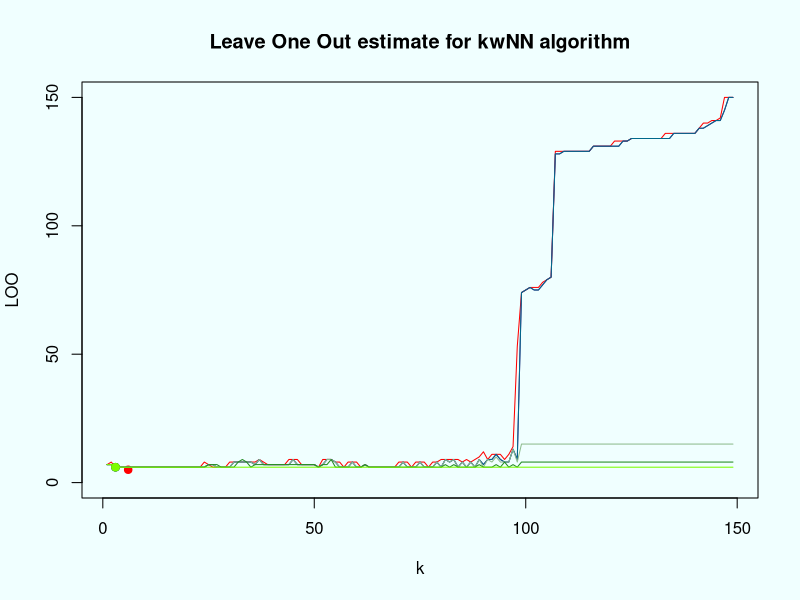

R code for this plot:
args <- commandArgs(trailingOnly = T)

euclid_distance = function(x, y){
  sqrt(sum((x-y)^2))
}

dist_sort = function(dat, point, dist_func = euclid_distance){
      l <- dim(dat)[1]
      n <- dim(dat)[2] - 1

      distances <- matrix(NA, l, 1)

      for (i in 1:l){
          distances[i, ] <- dist_func(dat[i, 1:n], point)
      }

      ##  Сортируем
      orderedDat <- dat[order(distances[, 1]), ]

      return (orderedDat);
  }


  ##  Применяем метод kNN
  kNN <- function(dat, point, k = 1, dist_func = euclid_distance)
  {
      ##  Сортируем выборку согласно классифицируемого объекта
      orderedDat <- dist_sort(dat, point, dist_func)
      n <- dim(orderedDat)[2] - 1

      ##  Получаем классы первых k соседей
      classes <- orderedDat[1:k, n + 1]

      ##  Составляем таблицу встречаемости каждого класса
      counts <- table(classes)

      ##  Находим класс, который доминирует среди первых k соседей
      class <- names(which.max(counts))

      return (class)
  }


  kwNN <- function(dat, point, k = 1, dist_func = euclid_distance)
  {

      orderedDat <- dist_sort(dat, point, dist_func)
      n <- dim(orderedDat)[2] - 1

      w <- exp((-1:-k)/dim(orderedDat)[1])

      classes = rep(0, length(levels(orderedDat[, n+1])))
      for(i in 1:k){
          classes[orderedDat[i, n+1]] = classes[orderedDat[i, n+1]] + w[i]
      }

      class <- levels(orderedDat[, n+1])[which.max(classes)]


      return (class)
  }

LOO <- function(dat, func, maxK = 1, l = 2){
    indexses = sample(1:150, l, replace = F)
    rat = rep(0, maxK)
    selection = dat[indexses,]
    sel_dim = dim(selection)[2] - 1

    for(i in 1:l){
        new_selection = selection[-i,]
        point = selection[i,]

        for(k in 1:maxK){
            class = func(
              new_selection,
              point[1:sel_dim],
              k=k
            )
            if(point[1, sel_dim+1] != class){
                rat[k] = rat[k] + 1
            }
        }
    }
    return (list(rating=rat, selection=selection))
}

fast_kwnn_LOO <- function(selection, q=0.9){
    l = dim(selection)[1]
    rat = rep(0, l-1)
    w <- rep(0, l)
    for(i in 1:l){
      w[i] = q^i
    }

    for(i in 1:l){
        dat = selection[-i,]
        point = selection[i,]

        n <- dim(dat)[2] - 1
        orderedDat <- dist_sort(dat, point[1:n], euclid_distance)
        classes = rep(0, length(levels(orderedDat[, n+1])))

        for(k in 1:(l-1)){
            classes[orderedDat[k, n+1]] = classes[orderedDat[k, n+1]] + w[k]
            class <- levels(orderedDat[, n+1])[which.max(classes)]
            if(point[1, n+1] != class){
                rat[k] = rat[k] + 1
            }
        }
    }
    return (list(rating=rat, selection=selection))
}
####################################
.random_1NN <- function(){
    #1NN calc
    #paint iris
    png(paste0("1NN_plot", ".png"))
    plot(iris[, c(1,4)],
         pch = 21,
         bg = colors[iris$Species],
         col = colors[iris$Species],
         asp = T,
         main = "Classification of five random points with use of 1NN"
    )
    #generate data
    n = 5
    if(!is.na(args[1])) {
      n = args[1]
    }
    points = vector("list", n)
    for(i in 1:n){
      points[[i]] = c(runif(1, 4, 7), runif(1, 0, 2))
    }
    #use 1NN
    for(point in points){
        class = kNN(iris[, c(1, 4, 5)], point)
        #paint points
        points(point[1],point[2],
              pch = 24,
              bg = colors[class],
              col = colors[class])
    }
    dev.off()
}

#calc 6NN map
.map_6NN <- function(){
    print("map")
    png(paste0("6NN_map_plot", ".png"), width = 540, height = 270)
    plot(
      iris[,3:4],
      pch = 21,
      bg = colors[iris$Species],
      col = colors[iris$Species],
      asp = T,
      main = "Classification map for 6NN algorithm"
    )
    x = seq(1,7,0.1)
    y = seq(0.1,2.5,0.1)
    cols = rep(0, 150)
    it = 1
    for(i in x){
        print(i)
        for(j in y){
            points(i, j, pch=1, col = colors[kNN(iris[,3:5], c(i,j), k=6)])
        }
    }

    dev.off()
}

#calc LOO for kNN
.LOO_15_20 <- function(){
    result = LOO(iris[, 3:5], kNN, maxK=19, l=20)
    png(paste0("LOO_kNN_plot", ".png"), width = 1080, height = 540)
    par(mfrow=c(1,2))
    plot(
      data.frame(k=1:length(result$rating),LOO=result$rating),
      type="l",
      col="red",
      ylim = c(0, 20),
      main = "Leave One Out estimate for kNN algorithm"
    )
    points(
      which.min(result$rating),
      result$rating[which.min(result$rating)],
      pch = 21,
      col = "red"
    )
    plot(
      result$selection[, 1:2],
      pch = 21,
      bg = colors[result$selection$Species],
      col = colors[result$selection$Species]
    )
    dev.off()
}

#calc LOO for kNN
.LOO_map_w_15_20 <- function(){
    result = LOO(iris[, 3:5], kwNN, maxK=19, l=20)

    png(paste0("LOO_kwNN_plot", ".png"), width = 1080, height = 540)
    par(mfrow=c(1,2))
    plot(
      data.frame(k=1:length(result$rating), LOO=result$rating),
      type="l",
      col="red",
      ylim = c(0, 20),
      main = "Leave One Out estimate for kwNN algorithm"
    )
    points(
      which.min(result$rating),
      result$rating[which.min(result$rating)],
      pch = 21,
      col = "red"
    )
    plot(
      result$selection[, 1:2],
      pch = 21,
      bg = colors[result$selection$Species],
      col = colors[result$selection$Species],
      asp = T,
      main = "Classification map for 5wNN"
    )
    x = seq(
      result$selection[which.min(result$selection[, 1]), 1],
      result$selection[which.max(result$selection[, 1]), 1],
      0.1
    )
    y = seq(
      result$selection[which.min(result$selection[, 2]), 2],
      result$selection[which.max(result$selection[, 2]), 2],
      0.1
    )
    for(xi in x){
        for(yi in y){
            points(xi,yi,pch=1,col = colors[kwNN(result$selection[, 1:3], c(xi,yi), k=5)])
        }
    }
    dev.off()

    png(paste0("w_func", ".png"), width = 1080, height = 540)
    plot(
      data.frame("x"=1:50, "w[x]"=exp((-1:-50)/50)),
      type="l",
      col="red",
      ylim = c(0,1)
    )
    dev.off()
}


.BIG_LOO <- function(){
    print("q=1")
    result = fast_kwnn_LOO(iris[, 3:5], q=1)
    png(paste0("big_LOO", ".png"), width = 1920, height = 1080)
    par(bg = "#f0ffff")
    plot(
      data.frame(k=1:length(result$rating), LOO=result$rating),
      type="l",
      col="red",
      ylim = c(0, dim(result$selection)[1]),
      main = "Leave One Out estimate for kwNN algorithm"
    )
    points(
      which.min(result$rating),
      result$rating[which.min(result$rating)],
      pch = 21,
      col = "red",
      bg = "red"
    )
    print(which.min(result$rating));print(result$rating[which.min(result$rating)])

    print("q=0.9")
    result = fast_kwnn_LOO(iris[, 3:5], q=0.99999)
    lines(
      1:length(result$rating),
      y=result$rating,
      col="darkorchid4"
    )
    points(
      which.min(result$rating),
      result$rating[which.min(result$rating)],
      pch = 21,
      col = "darkorchid4",
      bg = "darkorchid4"
    )
    print(which.min(result$rating));print(result$rating[which.min(result$rating)])

    print("q=0.7")
    result = fast_kwnn_LOO(iris[, 3:5], q=0.9999)
    lines(
      1:length(result$rating),
      y=result$rating,
      col="deepskyblue4"
    )
    points(
      which.min(result$rating),
      result$rating[which.min(result$rating)],
      pch = 21,
      col = "deepskyblue4",
      bg = "deepskyblue4"
    )
    print(which.min(result$rating));print(result$rating[which.min(result$rating)])

    print("q=0.5")
    result = fast_kwnn_LOO(iris[, 3:5], q=0.999)
    lines(
      1:length(result$rating),
      y=result$rating,
      col="darkseagreen"
    )
    points(
      which.min(result$rating),
      result$rating[which.min(result$rating)],
      pch = 21,
      col = "darkseagreen",
      bg = "darkseagreen"
    )
    print(which.min(result$rating));print(result$rating[which.min(result$rating)])

    print("q=0.3")
    result = fast_kwnn_LOO(iris[, 3:5], q=0.99)
    lines(
      1:length(result$rating),
      y=result$rating,
      col="forestgreen"
    )
    points(
      which.min(result$rating),
      result$rating[which.min(result$rating)],
      pch = 21,
      col = "forestgreen",
      bg = "forestgreen"
    )
    print(which.min(result$rating));print(result$rating[which.min(result$rating)])

    print("q=0.1")
    result = fast_kwnn_LOO(iris[, 3:5], q=0.9)
    lines(
      1:length(result$rating),
      y=result$rating,
      col="lawngreen"
    )
    points(
      which.min(result$rating),
      result$rating[which.min(result$rating)],
      pch = 21,
      col = "lawngreen",
      bg = "lawngreen"
    )
    print(which.min(result$rating));print(result$rating[which.min(result$rating)])
    dev.off()

}



######################################

colors <- c(
    "setosa" = "orange",
    "versicolor" = "forestgreen",
    "virginica" = "purple"
)

#.random_1NN()
#.map_6NN()
#.LOO_15_20()
#.LOO_map_w_15_20()
.BIG_LOO()
